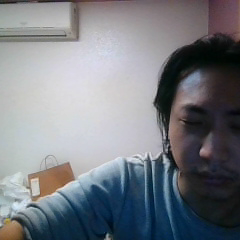
#> input picture image.png, 240 x 240 px; its folder holds only this picture in this run
$ python -i faceDetection.py   (imports and definitions only)
#> lines starting #> are read from the running program, lines starting #| are printed output that depends on the picture
import cv2
import binascii
import numpy
from PIL import Image
from io import BytesIO
from multiprocessing import Pool


def nparray_to_img(img):
    # Reshape the array into a
    # familiar resoluition
    # print(img.shape)
    array = numpy.reshape(img, (240, 240, 3))  # width, height, color로 보임.

    # # show the shape of the array
    #
    # # show the array
    # print(array)

    # creating image object of
    # print(array.shape)
    # above array
    data = Image.fromarray(array)

    # saving the final output
    # as a PNG file
    # data.save('gfg_dummy_pic.png')
    fd = BytesIO()
    data.save(fd, "webp")

    return fd.getvalue()


def excute_img_processing(img_uri):
    print("토끼귀 이미지 프로세싱 진행중 (멀티프로세싱)")
    img_uri = img_uri.split(',')[1]
    img = binascii.a2b_base64(img_uri)
    img = Image.open(BytesIO(img))
    img = numpy.array(img)
    # img_gray = cv2.cvtColor(img, cv2.COLOR_BGR2GRAY)  # numpy.ndarray 타입 데이터 반환

    x = img_uri
    face_cascade = cv2.CascadeClassifier('Resources/haarcascade_frontalface_default.xml')

    faces = face_cascade.detectMultiScale(img, 1.8, 1)  # the input image, scaleFactor and minNeighbours.

    # print(faces)

    print(len(faces))
    # 얼굴이 검출될 시
    if len(faces) > 0:
        for (x, y, w, h) in faces:
            cv2.rectangle(img, (x, y), (x + w, y + h), (255, 0, 0), 2)

            # 얼굴에 붙일 이미지
            image_for_face = cv2.imread('Resources/rabbit.jpg')
            image_for_face = cv2.resize(image_for_face, (w, h))

            img[y:y + h, x:x + w] = image_for_face  # 순서가 x,y가 아닌 y,x로 반대인 이유는?

            img = nparray_to_img(img)

        return img
    # 얼굴이 검출되지 않았을 시
    else:
        return nparray_to_img(img)

pool = None
def face_detection(img_uri):
    global pool
    if(pool is None):
        pool = Pool(processes=4)
    result = pool.map(excute_img_processing,[img_uri])
    return result[0]

>>> import cv2
>>> picture = cv2.imread('image.png', cv2.IMREAD_GRAYSCALE)
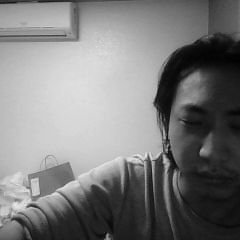
#> picture: shape (240, 240); min 2, max 234, mean 123.5
#> (the run stopped early here; a loop or call above may not have finished)
